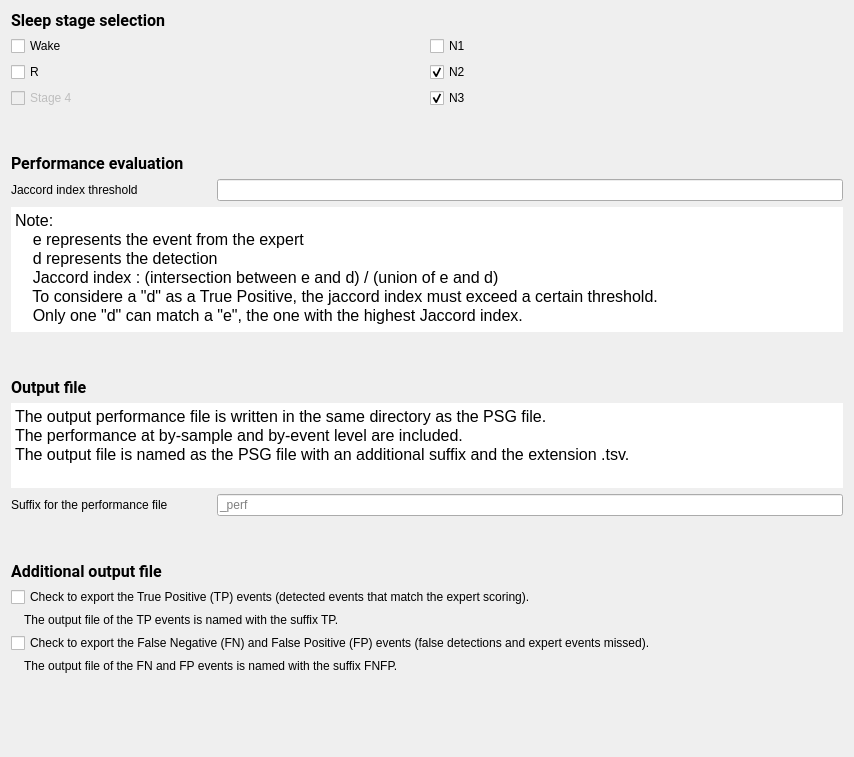
<?xml version="1.0" encoding="UTF-8"?>
<ui version="4.0">
 <class>OutputFilesStep</class>
 <widget class="QWidget" name="OutputFilesStep">
  <property name="geometry">
   <rect>
    <x>0</x>
    <y>0</y>
    <width>854</width>
    <height>757</height>
   </rect>
  </property>
  <property name="windowTitle">
   <string/>
  </property>
  <property name="styleSheet">
   <string>font: 12pt &quot;Roboto&quot;;</string>
  </property>
  <layout class="QVBoxLayout" name="verticalLayout_3">
   <item>
    <layout class="QVBoxLayout" name="verticalLayout">
     <item>
      <widget class="QLabel" name="label_5">
       <property name="font">
        <font>
         <family>Roboto</family>
         <pointsize>12</pointsize>
         <italic>false</italic>
         <bold>false</bold>
        </font>
       </property>
       <property name="text">
        <string>&lt;html&gt;&lt;head/&gt;&lt;body&gt;&lt;p&gt;&lt;span style=&quot; font-weight:600;&quot;&gt;Sleep stage selection&lt;/span&gt;&lt;/p&gt;&lt;/body&gt;&lt;/html&gt;</string>
       </property>
      </widget>
     </item>
     <item>
      <layout class="QGridLayout" name="gridLayout">
       <item row="0" column="0">
        <widget class="QCheckBox" name="checkBox_W">
         <property name="text">
          <string>Wake</string>
         </property>
        </widget>
       </item>
       <item row="0" column="1">
        <widget class="QCheckBox" name="checkBox_1">
         <property name="text">
          <string>N1</string>
         </property>
         <property name="checked">
          <bool>false</bool>
         </property>
        </widget>
       </item>
       <item row="1" column="0">
        <widget class="QCheckBox" name="checkBox_R">
         <property name="text">
          <string>R</string>
         </property>
        </widget>
       </item>
       <item row="1" column="1">
        <widget class="QCheckBox" name="checkBox_2">
         <property name="text">
          <string>N2</string>
         </property>
         <property name="checked">
          <bool>true</bool>
         </property>
        </widget>
       </item>
       <item row="2" column="0">
        <widget class="QCheckBox" name="checkBox_4">
         <property name="enabled">
          <bool>false</bool>
         </property>
         <property name="text">
          <string>Stage 4</string>
         </property>
        </widget>
       </item>
       <item row="2" column="1">
        <widget class="QCheckBox" name="checkBox_3">
         <property name="text">
          <string>N3</string>
         </property>
         <property name="checked">
          <bool>true</bool>
         </property>
        </widget>
       </item>
      </layout>
     </item>
     <item>
      <spacer name="verticalSpacer_3">
       <property name="orientation">
        <enum>Qt::Orientation::Vertical</enum>
       </property>
       <property name="sizeType">
        <enum>QSizePolicy::Policy::Fixed</enum>
       </property>
       <property name="sizeHint" stdset="0">
        <size>
         <width>20</width>
         <height>40</height>
        </size>
       </property>
      </spacer>
     </item>
     <item>
      <widget class="QLabel" name="label">
       <property name="maximumSize">
        <size>
         <width>16777215</width>
         <height>16777215</height>
        </size>
       </property>
       <property name="font">
        <font>
         <family>Roboto</family>
         <pointsize>12</pointsize>
         <italic>false</italic>
         <bold>false</bold>
        </font>
       </property>
       <property name="text">
        <string>&lt;html&gt;&lt;head/&gt;&lt;body&gt;&lt;p&gt;&lt;span style=&quot; font-weight:600;&quot;&gt;Performance evaluation&lt;/span&gt;&lt;/p&gt;&lt;/body&gt;&lt;/html&gt;</string>
       </property>
      </widget>
     </item>
     <item>
      <layout class="QHBoxLayout" name="horizontalLayout">
       <item>
        <widget class="QLabel" name="label_2">
         <property name="minimumSize">
          <size>
           <width>200</width>
           <height>0</height>
          </size>
         </property>
         <property name="maximumSize">
          <size>
           <width>200</width>
           <height>16777215</height>
          </size>
         </property>
         <property name="text">
          <string>Jaccord index threshold</string>
         </property>
        </widget>
       </item>
       <item>
        <widget class="QLineEdit" name="lineEdit_jaccord"/>
       </item>
      </layout>
     </item>
     <item>
      <widget class="QTextEdit" name="textEdit">
       <property name="minimumSize">
        <size>
         <width>500</width>
         <height>0</height>
        </size>
       </property>
       <property name="maximumSize">
        <size>
         <width>16777215</width>
         <height>125</height>
        </size>
       </property>
       <property name="frameShape">
        <enum>QFrame::Shape::HLine</enum>
       </property>
       <property name="lineWidth">
        <number>0</number>
       </property>
       <property name="readOnly">
        <bool>true</bool>
       </property>
       <property name="html">
        <string>&lt;!DOCTYPE HTML PUBLIC &quot;-//W3C//DTD HTML 4.0//EN&quot; &quot;http://www.w3.org/TR/REC-html40/strict.dtd&quot;&gt;
&lt;html&gt;&lt;head&gt;&lt;meta name=&quot;qrichtext&quot; content=&quot;1&quot; /&gt;&lt;meta charset=&quot;utf-8&quot; /&gt;&lt;style type=&quot;text/css&quot;&gt;
p, li { white-space: pre-wrap; }
hr { height: 1px; border-width: 0; }
li.unchecked::marker { content: &quot;\2610&quot;; }
li.checked::marker { content: &quot;\2612&quot;; }
&lt;/style&gt;&lt;/head&gt;&lt;body style=&quot; font-family:'Roboto'; font-size:12pt; font-weight:400; font-style:normal;&quot;&gt;
&lt;p style=&quot; margin-top:0px; margin-bottom:0px; margin-left:0px; margin-right:0px; -qt-block-indent:0; text-indent:0px;&quot;&gt;Note:&lt;/p&gt;
&lt;p style=&quot; margin-top:0px; margin-bottom:0px; margin-left:0px; margin-right:0px; -qt-block-indent:0; text-indent:0px;&quot;&gt;    e represents the event from the expert&lt;/p&gt;
&lt;p style=&quot; margin-top:0px; margin-bottom:0px; margin-left:0px; margin-right:0px; -qt-block-indent:0; text-indent:0px;&quot;&gt;    d represents the detection&lt;/p&gt;
&lt;p style=&quot; margin-top:0px; margin-bottom:0px; margin-left:0px; margin-right:0px; -qt-block-indent:0; text-indent:0px;&quot;&gt;    Jaccord index : (intersection between e and d) / (union of e and d)&lt;/p&gt;
&lt;p style=&quot; margin-top:0px; margin-bottom:0px; margin-left:0px; margin-right:0px; -qt-block-indent:0; text-indent:0px;&quot;&gt;    To considere a &amp;quot;d&amp;quot; as a True Positive, the jaccord index must exceed a certain threshold.&lt;/p&gt;
&lt;p style=&quot; margin-top:0px; margin-bottom:0px; margin-left:0px; margin-right:0px; -qt-block-indent:0; text-indent:0px;&quot;&gt;    Only one &amp;quot;d&amp;quot; can match a &amp;quot;e&amp;quot;, the one with the highest Jaccord index.&lt;/p&gt;&lt;/body&gt;&lt;/html&gt;</string>
       </property>
      </widget>
     </item>
     <item>
      <spacer name="verticalSpacer">
       <property name="orientation">
        <enum>Qt::Orientation::Vertical</enum>
       </property>
       <property name="sizeType">
        <enum>QSizePolicy::Policy::Fixed</enum>
       </property>
       <property name="sizeHint" stdset="0">
        <size>
         <width>20</width>
         <height>40</height>
        </size>
       </property>
      </spacer>
     </item>
     <item>
      <layout class="QVBoxLayout" name="verticalLayout_2">
       <item>
        <widget class="QLabel" name="label_3">
         <property name="maximumSize">
          <size>
           <width>16777215</width>
           <height>16777215</height>
          </size>
         </property>
         <property name="font">
          <font>
           <family>Roboto</family>
           <pointsize>12</pointsize>
           <italic>false</italic>
           <bold>false</bold>
          </font>
         </property>
         <property name="text">
          <string>&lt;html&gt;&lt;head/&gt;&lt;body&gt;&lt;p&gt;&lt;span style=&quot; font-weight:600;&quot;&gt;Output file&lt;/span&gt;&lt;/p&gt;&lt;/body&gt;&lt;/html&gt;</string>
         </property>
        </widget>
       </item>
       <item>
        <widget class="QTextEdit" name="textEdit_2">
         <property name="maximumSize">
          <size>
           <width>16777215</width>
           <height>85</height>
          </size>
         </property>
         <property name="frameShape">
          <enum>QFrame::Shape::HLine</enum>
         </property>
         <property name="lineWidth">
          <number>0</number>
         </property>
         <property name="readOnly">
          <bool>true</bool>
         </property>
         <property name="html">
          <string>&lt;!DOCTYPE HTML PUBLIC &quot;-//W3C//DTD HTML 4.0//EN&quot; &quot;http://www.w3.org/TR/REC-html40/strict.dtd&quot;&gt;
&lt;html&gt;&lt;head&gt;&lt;meta name=&quot;qrichtext&quot; content=&quot;1&quot; /&gt;&lt;meta charset=&quot;utf-8&quot; /&gt;&lt;style type=&quot;text/css&quot;&gt;
p, li { white-space: pre-wrap; }
hr { height: 1px; border-width: 0; }
li.unchecked::marker { content: &quot;\2610&quot;; }
li.checked::marker { content: &quot;\2612&quot;; }
&lt;/style&gt;&lt;/head&gt;&lt;body style=&quot; font-family:'Roboto'; font-size:12pt; font-weight:400; font-style:normal;&quot;&gt;
&lt;p style=&quot; margin-top:0px; margin-bottom:0px; margin-left:0px; margin-right:0px; -qt-block-indent:0; text-indent:0px;&quot;&gt;The output performance file is written in the same directory as the PSG file.&lt;/p&gt;
&lt;p style=&quot; margin-top:0px; margin-bottom:0px; margin-left:0px; margin-right:0px; -qt-block-indent:0; text-indent:0px;&quot;&gt;The performance at by-sample and by-event level are included.&lt;/p&gt;
&lt;p style=&quot; margin-top:0px; margin-bottom:0px; margin-left:0px; margin-right:0px; -qt-block-indent:0; text-indent:0px;&quot;&gt;The output file is named as the PSG file with an additional suffix and the extension .tsv.&lt;/p&gt;&lt;/body&gt;&lt;/html&gt;</string>
         </property>
        </widget>
       </item>
       <item>
        <layout class="QHBoxLayout" name="horizontalLayout_2">
         <item>
          <widget class="QLabel" name="label_4">
           <property name="minimumSize">
            <size>
             <width>200</width>
             <height>0</height>
            </size>
           </property>
           <property name="maximumSize">
            <size>
             <width>16777215</width>
             <height>16777215</height>
            </size>
           </property>
           <property name="text">
            <string>Suffix for the performance file</string>
           </property>
          </widget>
         </item>
         <item>
          <widget class="QLineEdit" name="lineEdit_suffix">
           <property name="placeholderText">
            <string>_perf</string>
           </property>
          </widget>
         </item>
        </layout>
       </item>
      </layout>
     </item>
     <item>
      <spacer name="verticalSpacer_4">
       <property name="orientation">
        <enum>Qt::Orientation::Vertical</enum>
       </property>
       <property name="sizeType">
        <enum>QSizePolicy::Policy::Fixed</enum>
       </property>
       <property name="sizeHint" stdset="0">
        <size>
         <width>20</width>
         <height>40</height>
        </size>
       </property>
      </spacer>
     </item>
     <item>
      <widget class="QLabel" name="label_title">
       <property name="font">
        <font>
         <family>Roboto</family>
         <pointsize>12</pointsize>
         <italic>false</italic>
         <bold>false</bold>
        </font>
       </property>
       <property name="text">
        <string>&lt;html&gt;&lt;head/&gt;&lt;body&gt;&lt;p&gt;&lt;span style=&quot; font-weight:600;&quot;&gt;Additional output file&lt;/span&gt;&lt;/p&gt;&lt;/body&gt;&lt;/html&gt;</string>
       </property>
      </widget>
     </item>
     <item>
      <widget class="QCheckBox" name="checkBox_TP_exp">
       <property name="text">
        <string>Check to export the True Positive (TP) events (detected events that match the expert scoring).</string>
       </property>
      </widget>
     </item>
     <item>
      <widget class="QLabel" name="label_6">
       <property name="text">
        <string>    The output file of the TP events is named with the suffix TP.</string>
       </property>
      </widget>
     </item>
     <item>
      <widget class="QCheckBox" name="checkBox_FPFN_exp">
       <property name="text">
        <string>Check to export the False Negative (FN) and False Positive (FP) events (false detections and expert events missed).</string>
       </property>
      </widget>
     </item>
     <item>
      <widget class="QLabel" name="label_7">
       <property name="text">
        <string>    The output file of the FN and FP events is named with the suffix FNFP.</string>
       </property>
      </widget>
     </item>
     <item>
      <spacer name="verticalSpacer_2">
       <property name="orientation">
        <enum>Qt::Orientation::Vertical</enum>
       </property>
       <property name="sizeHint" stdset="0">
        <size>
         <width>20</width>
         <height>40</height>
        </size>
       </property>
      </spacer>
     </item>
    </layout>
   </item>
  </layout>
 </widget>
 <resources>
  <include location="../../../../../snooz-toolbox/src/main/python/ui/themes/themes.qrc"/>
 </resources>
 <connections/>
</ui>
